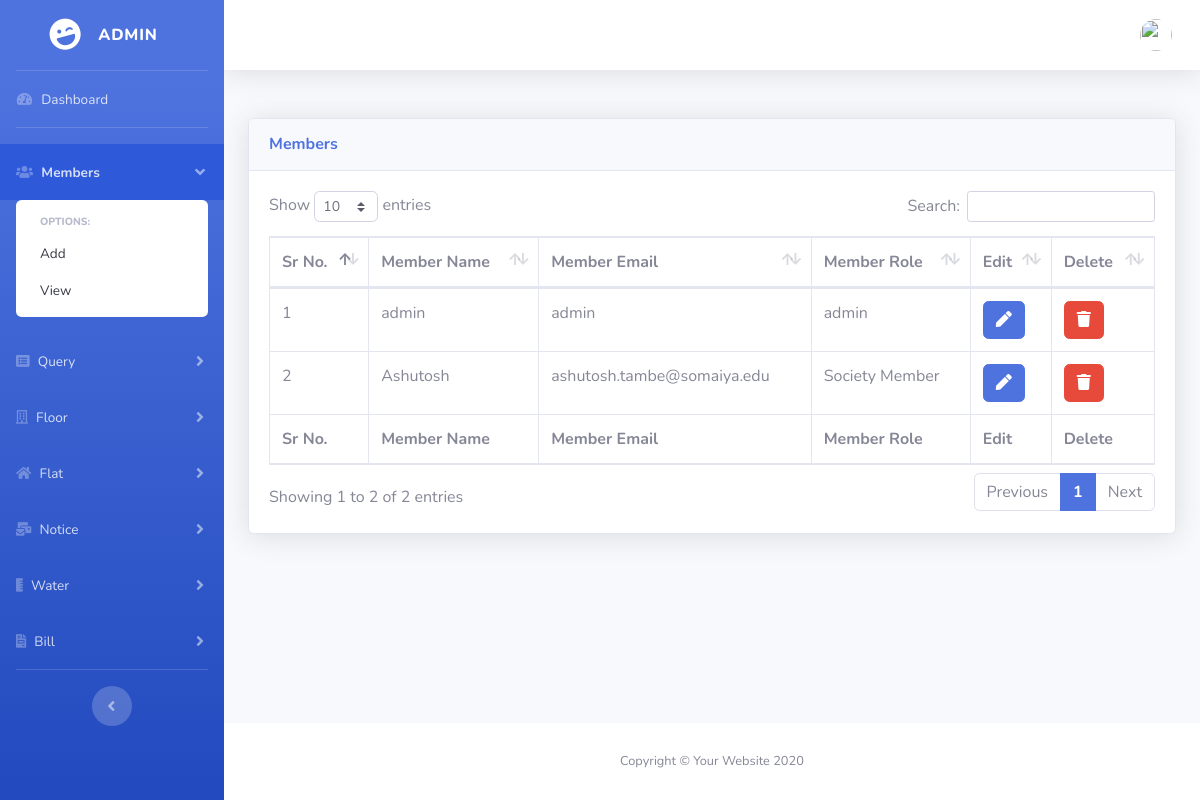
The page /admin/members.php (signed in) on the database its author committed.
### tables this page shows
CREATE TABLE `members` (
  `id` int(11) NOT NULL,
  `member_name` varchar(255) NOT NULL,
  `member_email` varchar(255) NOT NULL,
  `member_password` varchar(255) NOT NULL,
  `member_role` varchar(255) NOT NULL DEFAULT 'SocietyMember',
  `created_at` datetime NOT NULL,
  `updated_at` datetime NOT NULL
);

### admin/classes/Database.php (called while the page is built, shortened)
<?php
    class Database{
        private $host;
        private $username;
        private $password;
        private $database;
        private $connection;
        public function __construct(){
            $this->host = "localhost";
            $this->username = "root";
            $this->password = "";
            $this->database = "societymanagement";
        }
        public function connectDB(){
            $this->connection = new mysqli($this->host, $this->username, $this->password);
            $db_selected = $this->connection->select_db($this->database);
        }
        public function getConnection(){
            return $this->connection;
        }
    }
    $database = new Database();
?>

### admin/classes/Session.php (called while the page is built, shortened)
<?php
class Session {
    public static function isSessionStart(){
        if(isset($_SESSION['login'])){
            return true;
        } else{
            return false;
        }
    }
}

### admin/classes/User.php (called while the page is built, shortened)
<?php
    include_once("Database.php");
    include_once("Session.php");
    class User{
        private $connection;
        public function __construct(){
            global $database;
            $this->connection = $database->getConnection();
        }
        public function readAllMembers(){
            $result_set = $this->connection->query("SELECT * FROM members");
            return $result_set;
        }
    }
?>

### admin/includes/members/view-member.php (the view, shortened to what this page needs)
<?php
    $user = new User();
?>
<div class="card shadow mb-4">
    <div class="card-header py-3">
        <h6 class="m-0 font-weight-bold text-primary">Members</h6> </div>
    <div class="card-body">
        <div class="table-responsive">
            <table class="table table-bordered" id="dataTable" width="100%" cellspacing="0">
                <thead>
                    <tr>
                        <th>Sr No.</th>
                        <th>Member Name</th>
                        <th>Member Email</th>
                        <th>Member Role</th>
                        <?php
                            if($user_role == 'admin'){
                        ?>
                        <th>Edit</th>
                        <th>Delete</th>
                        <?php
                            }
                        ?>
                    </tr>
                </thead>
                <tfoot>
                    <tr>
                        <th>Sr No.</th>
                        <th>Member Name</th>
                        <th>Member Email</th>
                        <th>Member Role</th>
                        <?php
                            if($user_role == 'admin'){
                        ?>
                        <th>Edit</th>
                        <th>Delete</th>
                        <?php
                            }
                        ?>
                    </tr>
                </tfoot>
                 <tbody>
                  <?php
                        $id = 0;
                        $allMembers = $user->readAllMembers();
                        while($row = mysqli_fetch_assoc($allMembers)){
                            $id = $id+1;
                            $member_id = $row['id'];
                            $member_name = $row['member_name'];
                            $member_email = $row['member_email'];
                            $member_role = $row['member_role'];
                            echo "<tr>";
                            echo "<td>$id</td>";
                            echo "<td>$member_name</td>";
                            echo "<td>$member_email</td>";
                            echo "<td>$member_role</td>";
                            if($user_role == 'admin'){
                                echo "<td><a href='members.php?source=edit_member&mid=$member_id' class='btn btn-primary'><span class='fa fa-pen'></span> </a></td> ";
                                echo "<td><button type='button' class='btn btn-danger delete-member' data-member-id='$member_id'> <span class='fa fa-trash'></span></button></td>";
                            }
                            echo "</tr>";
                        }
                    ?>
                </tbody>
            </table>
        </div>
    </div>
</div>

### rows shown on the page
members: member_name "admin", member_email "admin", member_role "admin"
members: member_name "Ashutosh", member_email "ashutosh.tambe@somaiya.edu", member_role "Society Member"
